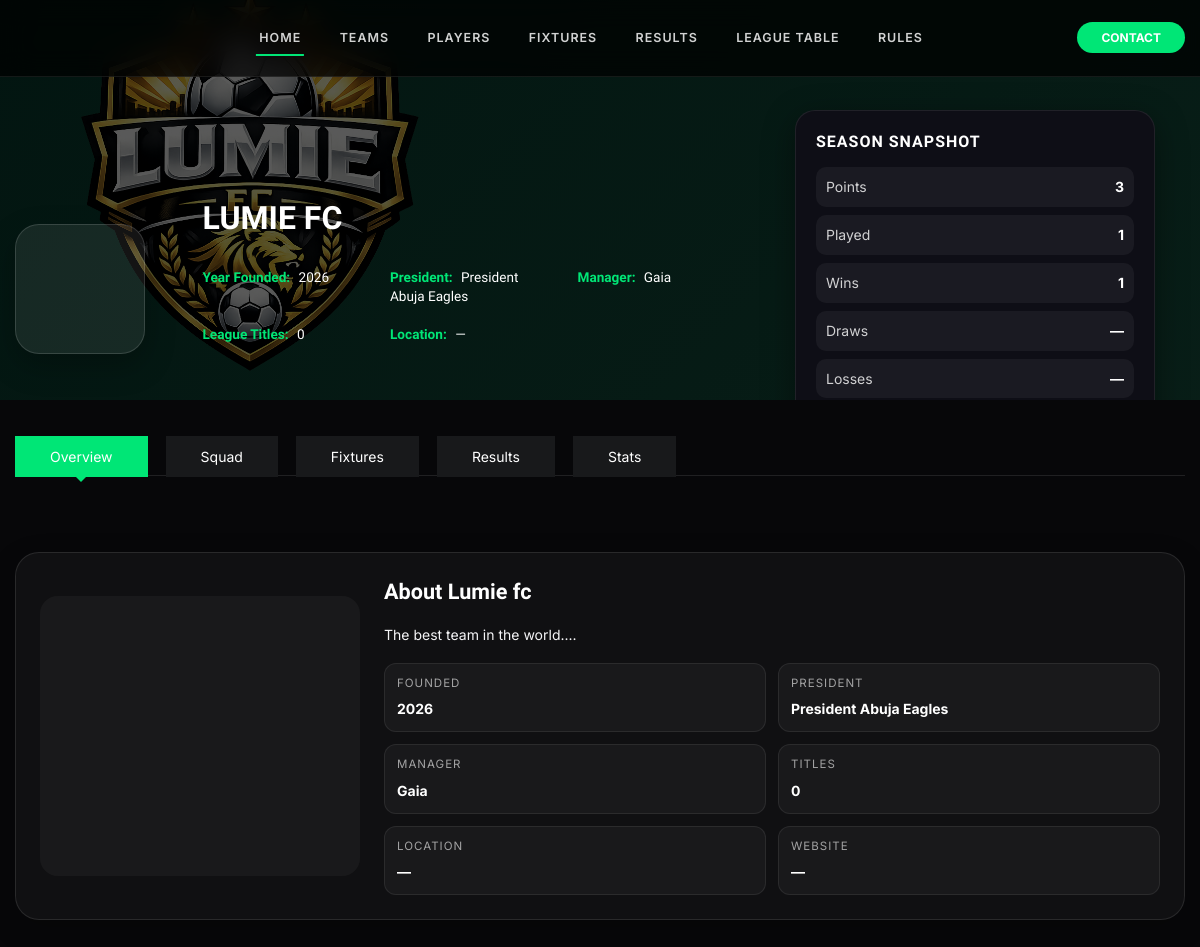
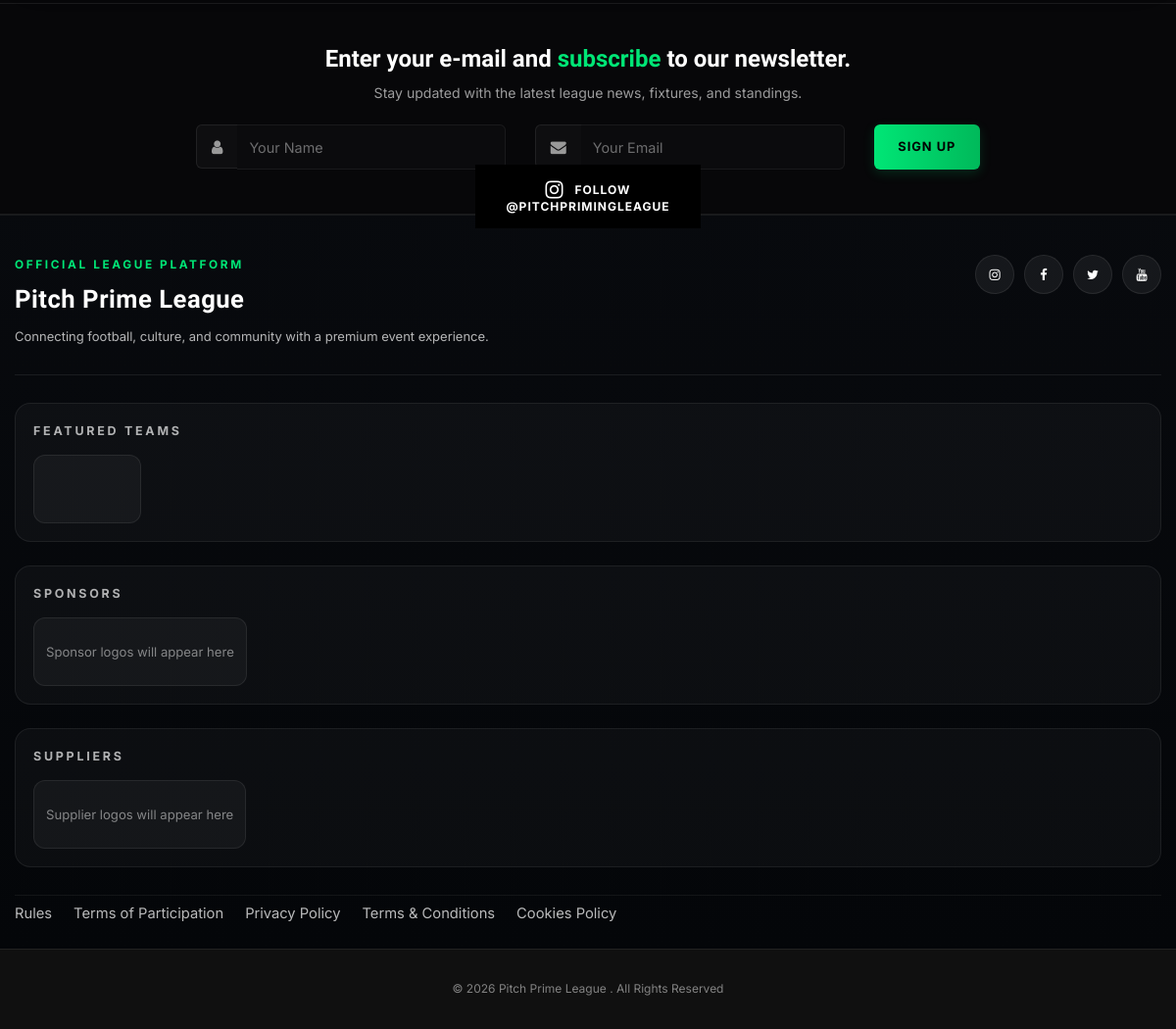
The page /league/teams/2/ on the database as committed earlier (2 pictures, top to bottom).
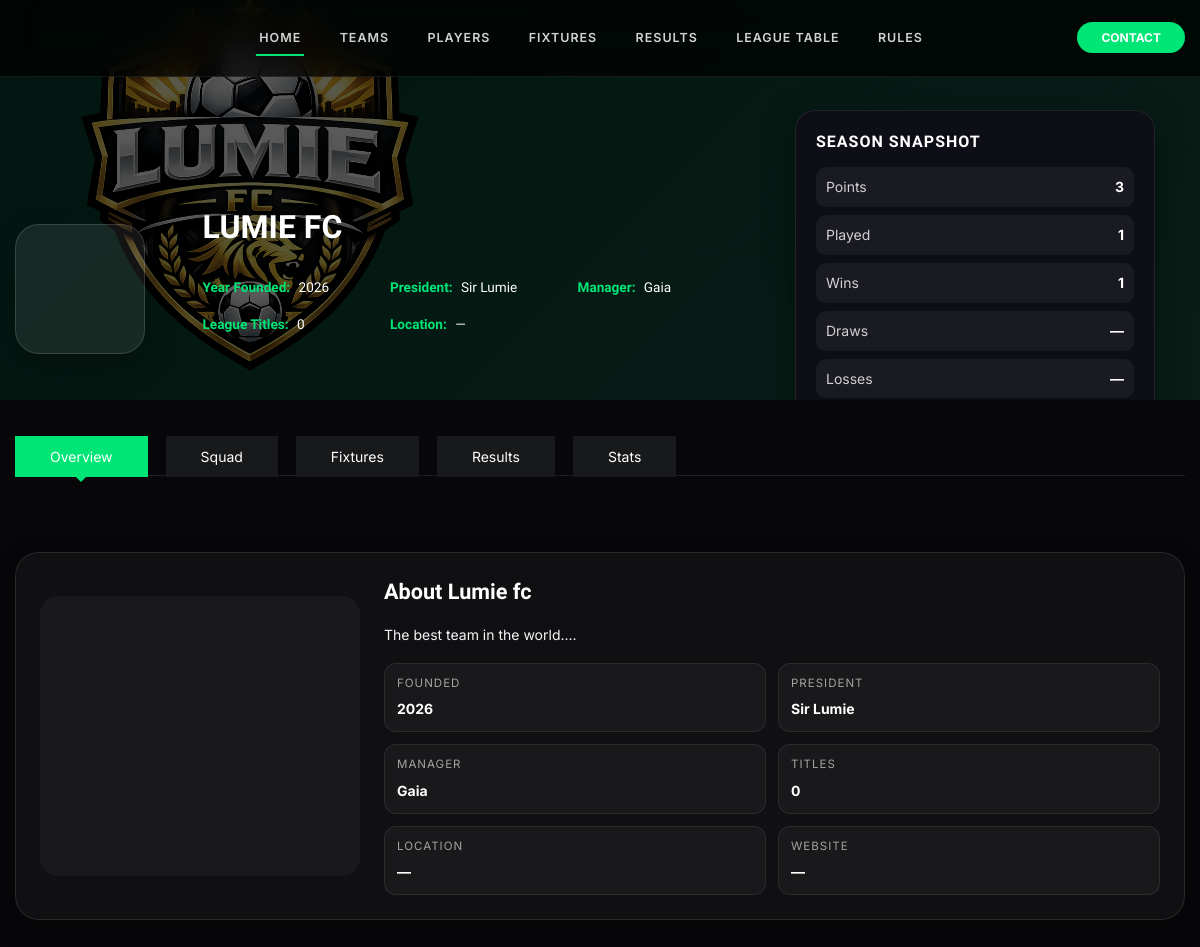
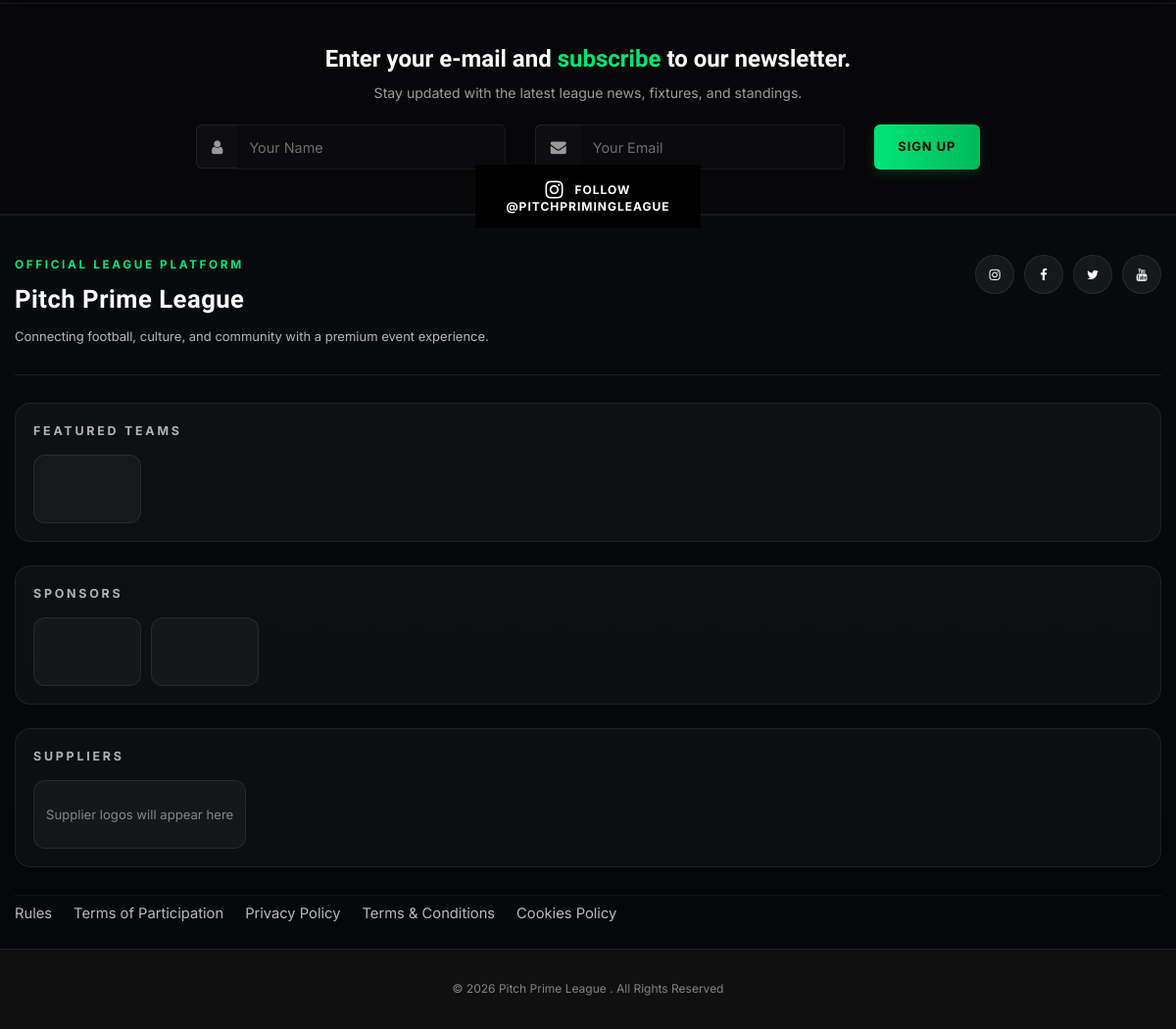
The same page on the database as committed later (2 pictures, top to bottom).
### league/models.py (models this page shows, shortened)
class Team(models.Model):
    season = models.ForeignKey(
        Season,
        on_delete=models.CASCADE,
        related_name='teams'
    )
    president = models.OneToOneField(
        'accounts.President',
        on_delete=models.PROTECT,
        related_name='team',
    )
    name = models.CharField(max_length=150)
    logo = models.ImageField(upload_to='team_logos/', blank=True, null=True)
    foundation_year = models.PositiveIntegerField(
        blank=True,
        null=True
    )
    cover_image = models.ImageField(
    upload_to='team_covers/',
    blank=True,
    null=True
)
    manager_name = models.CharField(
        max_length=150,
        blank=True
    )
    description = models.TextField(blank=True)
    total_titles = models.PositiveIntegerField(
        default=0
    )
    location = models.CharField(
        max_length=150,
        blank=True
    )
    website = models.URLField(blank=True)
    facebook_url = models.URLField(blank=True)
    twitter_url = models.URLField(blank=True)
    youtube_url = models.URLField(blank=True)
    games_played = models.PositiveIntegerField(default=0)
    wins = models.PositiveIntegerField(default=0)
    draws = models.PositiveIntegerField(default=0)
    losses = models.PositiveIntegerField(default=0)
    total_points = models.PositiveIntegerField(default=0)
    goals_for = models.PositiveIntegerField(default=0)
    goals_against = models.PositiveIntegerField(default=0)
    @property
    def goal_difference(self):
        return self.goals_for - self.goals_against
    class Meta:
        ordering = ['name']
        unique_together = ['season', 'name']

### accounts/models.py (models this page shows, shortened)
class User(models.Model):
    class Role(models.TextChoices):
        PRESIDENT = 'president', 'President'
        PLAYER = 'player', 'Player'
        FAN = 'fan', 'Fan'
        ADMIN = 'admin', 'Admin'
    name = models.CharField(max_length=150)
    email = models.EmailField(unique=True)
    role = models.CharField(max_length=20, choices=Role.choices)

### core/models.py (models this page shows, shortened)
class PartnerLogo(models.Model):
    CATEGORY_CHOICES = [
        ('sponsor', 'Sponsor'),
        ('supplier', 'Supplier'),
    ]
    name = models.CharField(max_length=150)
    category = models.CharField(max_length=20, choices=CATEGORY_CHOICES)
    logo = models.ImageField(upload_to='partner_logos/')
    website = models.URLField(blank=True)
    is_active = models.BooleanField(default=True)
    sort_order = models.PositiveIntegerField(default=0)
    class Meta:
        ordering = ['sort_order', 'name']

### league/views.py (the view)
# urls.py: path('teams/<int:pk>/', views.team_detail, name='team_detail'),
def team_detail(request, pk):
    team = get_object_or_404(
        Team.objects.select_related(
            'season',
            'president'
        ).prefetch_related(
            'players__stats'
        ),
        pk=pk
    )
    players = team.players.all()
    fixtures = Match.objects.filter(
        Q(home_team=team) | Q(away_team=team),
        status__in=[Match.Status.UPCOMING, Match.Status.LIVE, Match.Status.HALF_TIME]
    ).order_by('scheduled_time')
    results = Match.objects.filter(
        Q(home_team=team) | Q(away_team=team),
        status=Match.Status.COMPLETED
    ).order_by('-scheduled_time')
    context = {
        'team': team,
        'players': players,
        'fixtures': fixtures,
        'results': results,
    }
    return render(request, 'team_detail.html', context)

### core/context_processors.py (called while the page is built)
def footer_context(request):
    teams = Team.objects.select_related('season').filter(logo__isnull=False).exclude(logo='').order_by('name')
    sponsors = PartnerLogo.objects.filter(is_active=True, category='sponsor').order_by('sort_order', 'name')
    suppliers = PartnerLogo.objects.filter(is_active=True, category='supplier').order_by('sort_order', 'name')
    return {
        'footer_teams': teams,
        'footer_sponsors': sponsors,
        'footer_suppliers': suppliers,
    }

### templates/team_detail.html (shortened to what the changed rows need)
 {% extends 'base.html' %}
{% load static %}
{% block content %}
            <div class="section-title-team">
                <div class="container">
                    <div class="row align-items-center">
                        <div class="col-lg-8">
                            <div class="row align-items-center g-4">
                                <div class="col-md-3 col-4">
                                    <div class="team-hero-logo">
                                        {% if team.logo %}
                                            <img src="{{ team.logo.url }}" alt="{{ team.name }} logo">
                                        {% else %}
                                            <img src="{% static 'img/clubs-logos/col_logo.png' %}" alt="{{ team.name }} logo">
                                        {% endif %}
                                    </div>
                                </div>
                                <div class="col-md-9">
                                    <h1>{{ team.name|upper }}</h1>
                                    <ul class="general-info">
                                        <li><h6><strong>Year Founded:</strong> {{ team.foundation_year|default:"—" }}</h6></li>
                                        <li><h6><strong>President:</strong> {% if team.president %}{{ team.president.name }}{% else %}—{% endif %}</h6></li>
                                        <li><h6><strong>Manager:</strong> {{ team.manager_name|default:"—" }}</h6></li>
                                        <li><h6><strong>League Titles:</strong> {{ team.total_titles }}</h6></li>
                                        <li><h6><strong>Location:</strong> {{ team.location|default:"—" }}</h6></li>
                                    </ul>
                                </div>
                            </div>
                        </div>
                        <div class="col-lg-4">
                            <div class="team-quick-card glass-panel">
                                <ul class="team-quick-stats">
                                    <li><span>Points</span><strong>{{ team.total_points|default:"—" }}</strong></li>
                                    <li><span>Played</span><strong>{{ team.games_played|default:"—" }}</strong></li>
                                    <li><span>Wins</span><strong>{{ team.wins|default:"—" }}</strong></li>
                                    <li><span>Draws</span><strong>{{ team.draws|default:"—" }}</strong></li>
                                    <li><span>Losses</span><strong>{{ team.losses|default:"—" }}</strong></li>
                                </ul>
                            </div>
                        </div>
                    </div>
                </div>
                <div class="bg-image-team" style="background-image:url('{% if team.cover_image %}{{ team.cover_image.url }}{% else %}{% static 'img/clubs-teams/colombia.jpg' %}{% endif %}');"></div>
            </div>
            <section class="content-info">
                <div class="container paddings-mini">
                    <div class="team-shell">
                        <div class="team-tabs-wrapper">
                            <div class="tab-content team-tab-content">
                                <div class="tab-pane active" id="overview">
                                    <div class="team-section-card">
                                        <div class="team-overview-grid">
                                            <div class="team-hero-media">
                                                {% if team.logo %}
                                                    <img src="{{ team.logo.url }}" alt="{{ team.name }}">
                                                {% else %}
                                                    <img src="{% static 'img/clubs-teams/single-team.jpg' %}" alt="{{ team.name }}">
                                                {% endif %}
                                            </div>
                                            <div>
                                                <h3 class="section-title-sm">About {{ team.name }}</h3>
                                                <p class="section-copy">
                                                    {% if team.description %}
                                                        {{ team.description|linebreaks }}
                                                    {% else %}
                                                        No team description available.
                                                    {% endif %}
                                                </p>
                                                <div class="team-meta-grid">
                                                    <div><span>Founded</span><strong>{{ team.foundation_year|default:"—" }}</strong></div>
                                                    <div><span>President</span><strong>{% if team.president %}{{ team.president.name }}{% else %}—{% endif %}</strong></div>
                                                    <div><span>Manager</span><strong>{{ team.manager_name|default:"—" }}</strong></div>
                                                    <div><span>Titles</span><strong>{{ team.total_titles }}</strong></div>
                                                    <div><span>Location</span><strong>{{ team.location|default:"—" }}</strong></div>
                                                    <div><span>Website</span><strong>{% if team.website %}<a href="{{ team.website }}" target="_blank">Open</a>{% else %}—{% endif %}</strong></div>
                                                </div>
                                            </div>
                                        </div>
                                    </div>
                                </div>
                            </div>
                        </div>
                    </div>
                </div>
            </section>
{% endblock %}

### templates/base.html (shortened to what the changed rows need)
{% load static%}
<!DOCTYPE html>
<html lang="en">
<head>
        <link href="{% static 'assets/css/main.css' %}" rel="stylesheet" media="screen">
        <link href="{% static 'assets/css/custom.css' %}" rel="stylesheet">
    </head>
    <body>
        <div id="layout">
            {% block content %} {% endblock %}
                <div class="section-newsletter no-margin">
                    <div class="container">
                        <div class="row">
                            <div class="col-md-12">
                                <div class="text-center">
                                    <h2>Enter your e-mail and <span class="text-resalt">subscribe</span> to our newsletter.</h2>
                                </div>
                            </div>
                        </div>
                    </div>
                </div>
            <footer id="footer" class="site-footer">
                <div class="container">
                    <div class="site-footer-top">
                        <div class="site-footer-brand">
                            <h2>Pitch Prime League</h2>
                        </div>
                    </div>
                    <div class="site-footer-logos">
                        <div class="site-footer-section">
                            <div class="logo-strip">
                                {% if footer_teams %}
                                    {% for team in footer_teams %}
                                        <a href="{% url 'league:team_detail' team.pk %}" class="footer-logo-card" title="{{ team.name }}">
                                            {% if team.logo %}
                                                <img src="{{ team.logo.url }}" alt="{{ team.name }}">
                                            {% else %}
                                                <span>{{ team.name }}</span>
                                            {% endif %}
                                        </a>
                                    {% endfor %}
                                {% else %}
                                    <div class="footer-logo-card footer-logo-card-empty">Team logos will appear here</div>
                                {% endif %}
                            </div>
                        </div>
                        <div class="site-footer-section">
                            <div class="logo-strip">
                                {% if footer_sponsors %}
                                    {% for logo in footer_sponsors %}
                                        <a href="{{ logo.website|default:'#' }}" class="footer-logo-card" target="_blank" rel="noopener" title="{{ logo.name }}">
                                            {% if logo.logo %}
                                                <img src="{{ logo.logo.url }}" alt="{{ logo.name }}">
                                            {% else %}
                                                <span>{{ logo.name }}</span>
                                            {% endif %}
                                        </a>
                                    {% endfor %}
                                {% else %}
                                    <div class="footer-logo-card footer-logo-card-empty">Sponsor logos will appear here</div>
                                {% endif %}
                            </div>
                        </div>
                    </div>
                </div>
            </footer>
        </div>
</body>
</html>

Rows that differ between the two databases and show on the page:
changed Team "LUMIE FC": president.name "President Abuja Eagles" → "Sir Lumie"
added PartnerLogo: logo (picture)
added PartnerLogo: logo (picture)
Other text that changed with them:
text no longer shown: "Sponsor logos will appear here"
